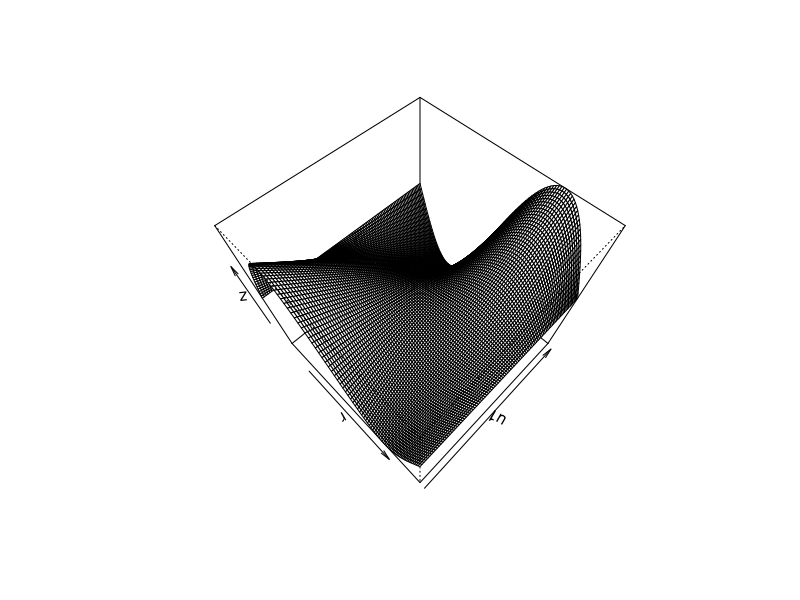

Generate this figure with R:
r<-seq(-pi,pi,length=100)
u1<-seq(-1,1,length=100)

IFmean<-function(r,u1){
  return(sin(r)*u1)
}

z<-outer(r,u1,IFmean)

persp(r,u1,z,theta=45,phi=60)
